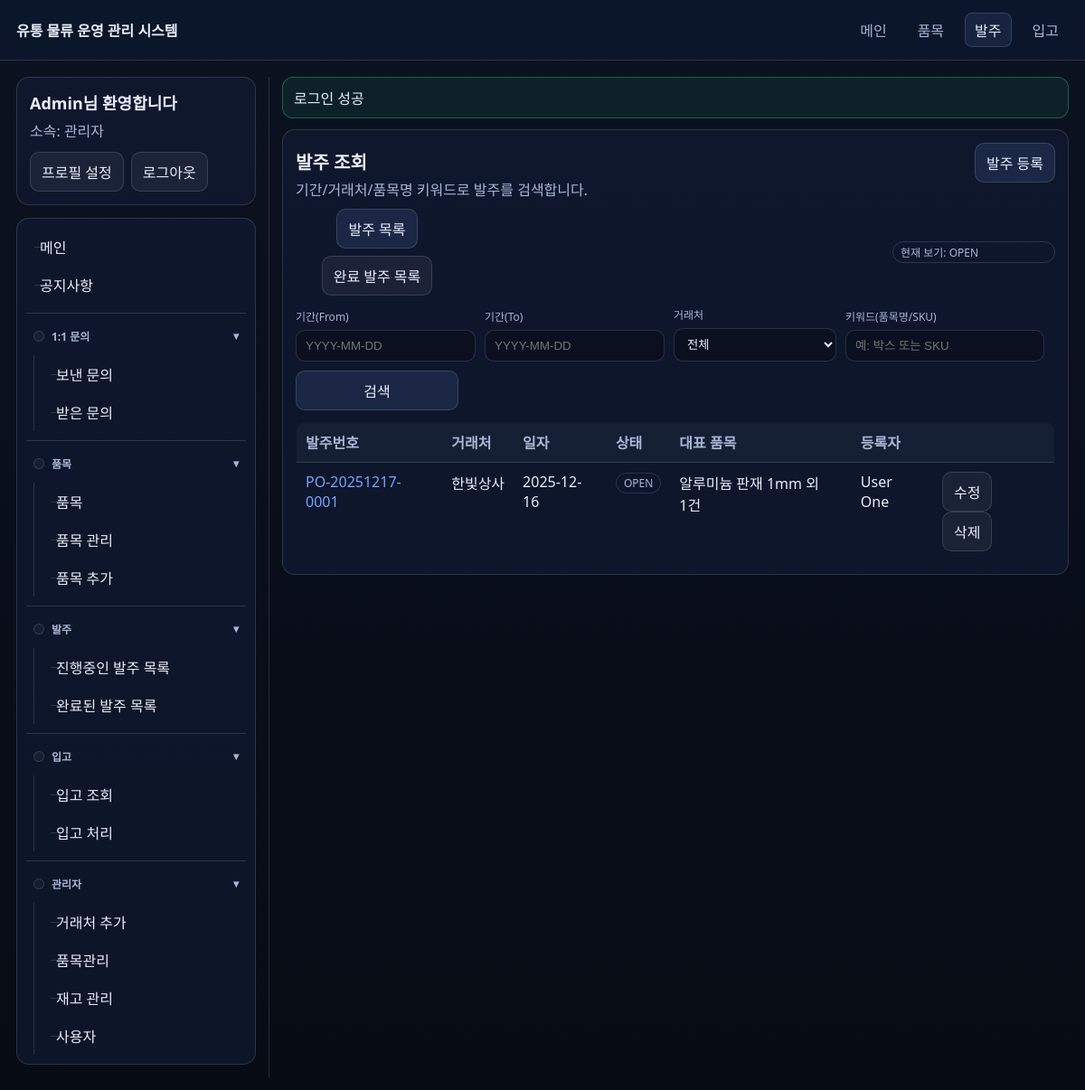
The app's page /po_list.php (signed in) with its own data.
### tables this page shows
CREATE TABLE purchase_orders (
  id BIGINT UNSIGNED NOT NULL AUTO_INCREMENT,
  po_no VARCHAR(30) NOT NULL,
  supplier_id BIGINT UNSIGNED NOT NULL,
  ordered_by BIGINT UNSIGNED NOT NULL,
  status ENUM('OPEN','RECEIVED','CANCELLED') NOT NULL DEFAULT 'OPEN',
  order_date DATE NOT NULL,
  notes TEXT NULL,
  created_at DATETIME NOT NULL DEFAULT CURRENT_TIMESTAMP,
  updated_at DATETIME NOT NULL DEFAULT CURRENT_TIMESTAMP ON UPDATE CURRENT_TIMESTAMP,
  PRIMARY KEY (id),
  UNIQUE KEY uq_po_no (po_no),
  KEY idx_po_supplier_date (supplier_id, order_date),
  KEY idx_po_ordered_by (ordered_by),
  CONSTRAINT fk_po_supplier FOREIGN KEY (supplier_id) REFERENCES suppliers(id)
    ON UPDATE CASCADE ON DELETE RESTRICT,
  CONSTRAINT fk_po_user FOREIGN KEY (ordered_by) REFERENCES users(id)
    ON UPDATE CASCADE ON DELETE RESTRICT
);

CREATE TABLE suppliers (
  id BIGINT UNSIGNED NOT NULL AUTO_INCREMENT,
  name VARCHAR(150) NOT NULL,
  contact_name VARCHAR(100) NULL,
  phone VARCHAR(50) NULL,
  email VARCHAR(190) NULL,
  notes TEXT NULL,
  created_at DATETIME NOT NULL DEFAULT CURRENT_TIMESTAMP,
  updated_at DATETIME NOT NULL DEFAULT CURRENT_TIMESTAMP ON UPDATE CURRENT_TIMESTAMP,
  PRIMARY KEY (id),
  UNIQUE KEY uq_suppliers_name (name)
);

CREATE TABLE users (
  id BIGINT UNSIGNED NOT NULL AUTO_INCREMENT,
  email VARCHAR(190) NOT NULL,
  password_hash VARCHAR(255) NOT NULL,
  name VARCHAR(100) NOT NULL,
  phone VARCHAR(50) NULL,
  role ENUM('admin','user') NOT NULL DEFAULT 'user',
  supplier_id BIGINT UNSIGNED NULL,
  created_at DATETIME NOT NULL DEFAULT CURRENT_TIMESTAMP,
  updated_at DATETIME NOT NULL DEFAULT CURRENT_TIMESTAMP ON UPDATE CURRENT_TIMESTAMP,
  PRIMARY KEY (id),
  UNIQUE KEY uq_users_email (email),
  KEY idx_users_supplier (supplier_id),
  CONSTRAINT fk_users_supplier FOREIGN KEY (supplier_id) REFERENCES suppliers(id)
    ON UPDATE CASCADE ON DELETE SET NULL
);

### includes/bootstrap.php (called while the page is built, shortened)
<?php
function e(?string $value): string {
  return htmlspecialchars((string)$value, ENT_QUOTES | ENT_SUBSTITUTE, 'UTF-8');
}
function url(string $path): string {
  $path = '/' . ltrim($path, '/');
  return $path;
}
spl_autoload_register(function ($class) {
  $base = __DIR__ . '/../classes/';
  $path = $base . str_replace('\\', '/', $class) . '.php';
});
require_once __DIR__ . '/auth.php';

### classes/PurchaseOrder.php (called while the page is built, shortened)
<?php
final class PurchaseOrder {
  public static function list(PDO $db, array $filters = []): array {
    $from = trim((string)($filters['from'] ?? ''));
    $to = trim((string)($filters['to'] ?? ''));
    $supplierId = (int)($filters['supplier_id'] ?? 0);
    $keyword = trim((string)($filters['keyword'] ?? ''));
    $status = trim((string)($filters['status'] ?? ''));
    $where = ['1=1'];
    $params = [];
    if ($status !== '') {
      $where[] = 'po.status = ?';
      $params[] = $status;
    }
    $sql = 'SELECT po.id, po.po_no, po.status, po.order_date, po.created_at,
             po.ordered_by AS ordered_by_id,
                   sp.name AS supplier_name,
                   u.name AS ordered_by_name,
                   (
                     SELECT r.id
                     FROM receipts r
                     WHERE r.purchase_order_id = po.id
                     ORDER BY r.id DESC
                     LIMIT 1
                   ) AS receipt_id,
                   (SELECT COUNT(*) FROM purchase_order_items poi WHERE poi.purchase_order_id = po.id) AS item_count,
                   (
                     SELECT it.name
                     FROM purchase_order_items poi
                     JOIN items it ON it.id = poi.item_id
                     WHERE poi.purchase_order_id = po.id
                     ORDER BY it.name ASC
                     LIMIT 1
                   ) AS first_item_name
            FROM purchase_orders po
            JOIN suppliers sp ON sp.id = po.supplier_id
            JOIN users u ON u.id = po.ordered_by
            WHERE ' . implode(' AND ', $where) .
            ' ORDER BY po.order_date DESC, po.id DESC
            LIMIT 200';
    $st = $db->prepare($sql);
    $st->execute($params);
    return $st->fetchAll();
  }
}

### includes/auth.php (called while the page is built, shortened)
<?php
function current_user(): ?array {
  return $_SESSION['user'] ?? null;
}
function is_admin(): bool {
  $u = current_user();
  return $u && ($u['role'] ?? '') === 'admin';
}

### po_list.php (the view, shortened to what this page needs)
<?php
require_once __DIR__ . '/includes/bootstrap.php';
require_once __DIR__ . '/includes/flatpickr_datepicker.php';
$db = db();
$from = trim((string)($_GET['from'] ?? ''));
$to = trim((string)($_GET['to'] ?? ''));
$supplierId = (int)($_GET['supplier_id'] ?? 0);
$keyword = trim((string)($_GET['keyword'] ?? ''));
$status = trim((string)($_GET['status'] ?? ''));
if ($status === '') {
  $status = 'OPEN';
}
$pos = PurchaseOrder::list($db, [
  'from' => $from,
  'to' => $to,
  'supplier_id' => $supplierId,
  'keyword' => $keyword,
  'status' => $status,
]);
require_once __DIR__ . '/includes/header.php';
?>
<div class="card">
  <div class="kpi">
    <div>
      <h1 class="h1" style="margin-bottom:4px">발주 조회</h1>
      <div class="muted">기간/거래처/품목명 키워드로 발주를 검색합니다.</div>
    </div>
    <div>
      <a class="btn" href="<?= e(url('/po_create.php')) ?>">발주 등록</a>
    </div>
  </div>
  <div class="form-row" style="align-items:center">
    <div class="field" style="display:flex;gap:8px;align-items:center">
      <a class="btn <?= $status === 'OPEN' ? '' : 'secondary' ?>" href="<?= e(url('/po_list.php?status=OPEN')) ?>">발주 목록</a>
      <a class="btn <?= $status === 'RECEIVED' ? '' : 'secondary' ?>" href="<?= e(url('/po_list.php?status=RECEIVED')) ?>">완료 발주 목록</a>
    </div>
    <div class="field">
      <span class="badge">현재 보기: <?= e($status) ?></span>
    </div>
  </div>
  <form method="get" action="<?= e(url('/po_list.php')) ?>" style="margin-top:12px">
    <div class="form-row">
      <div class="field">
        <div class="label">기간(From)</div>
        <input class="input js-date" type="text" name="from" value="<?= e($from) ?>" placeholder="YYYY-MM-DD" autocomplete="off" />
      </div>
      <div class="field">
        <div class="label">기간(To)</div>
        <input class="input js-date" type="text" name="to" value="<?= e($to) ?>" placeholder="YYYY-MM-DD" autocomplete="off" />
      </div>
      <?php if (is_admin()): ?>
        <div class="field">
          <div class="label">거래처</div>
          <select name="supplier_id">
            <option value="0">전체</option>
          </select>
        </div>
      <?php else: ?>
        <input type="hidden" name="supplier_id" value="<?= e((string)$supplierId) ?>" />
      <?php endif; ?>
      <div class="field" style="min-width:220px">
        <div class="label">키워드(품목명/SKU)</div>
        <input class="input" type="text" name="keyword" value="<?= e($keyword) ?>" placeholder="예: 박스 또는 SKU" />
      </div>
      <div class="field">
        <button class="btn" type="submit">검색</button>
      </div>
    </div>
  </form>
  <table class="table">
    <thead>
      <tr>
        <th>발주번호</th>
        <th>거래처</th>
        <th>일자</th>
        <th>상태</th>
        <th>대표 품목</th>
        <th>등록자</th>
        <th></th>
      </tr>
    </thead>
    <tbody>
    <?php if (!$pos): ?>
      <tr><td colspan="6" class="muted">검색 결과가 없습니다.</td></tr>
    <?php else: ?>
      <?php foreach ($pos as $po): ?>
        <?php
          $cnt = (int)$po['item_count'];
          $first = (string)($po['first_item_name'] ?? '');
          $summary = '-';
          if ($cnt > 0 && $first !== '') {
            $summary = $cnt > 1 ? ($first . ' 외 ' . ($cnt - 1) . '건') : $first;
          }
        ?>
        <tr>
          <td><a href="<?= e(url('/po_view.php?id=' . (int)$po['id'])) ?>"><?= e($po['po_no']) ?></a></td>
          <td><?= e($po['supplier_name']) ?></td>
          <td><?= e($po['order_date']) ?></td>
          <td><span class="badge"><?= e($po['status']) ?></span></td>
          <td><?= e($summary) ?></td>
          <td><?= e($po['ordered_by_name']) ?></td>
          <td>
            <?php
              $canEdit = false;
              if ((string)($po['status'] ?? '') === 'OPEN') {
                if (is_admin()) {
                  $canEdit = true;
                } else {
                  $canEdit = (int)($po['ordered_by_id'] ?? 0) === (int)current_user()['id'];
                }
              }
              $receiptId = (int)($po['receipt_id'] ?? 0);
            ?>
            <?php if ($canEdit): ?>
              <a class="btn secondary" href="<?= e(url('/po_edit.php?id=' . (int)$po['id'])) ?>">수정</a>
              <form method="post" action="<?= e(url('/po_list.php')) ?>" style="display:inline" onsubmit="return confirm('정말 이 발주를 삭제할까요? (되돌릴 수 없습니다)')">
                <button class="btn secondary" type="submit">삭제</button>
              </form>
            <?php elseif ((string)($po['status'] ?? '') === 'RECEIVED' && $receiptId > 0): ?>
              <a class="btn secondary" href="<?= e(url('/receipt_view.php?id=' . $receiptId)) ?>">입고 내역</a>
            <?php else: ?>
              <span class="muted">-</span>
            <?php endif; ?>
          </td>
        </tr>
      <?php endforeach; ?>
    <?php endif; ?>
    </tbody>
  </table>
</div>
<?php require_once __DIR__ . '/includes/footer.php'; ?>

### assets/app.css (style rules this page uses)
:root { --bg:#0b1220;--card:#101b33;--text:#e8eefc;--muted:#a9b6d6;--border:rgba(232,238,252,.14);--accent:#7aa2ff;--danger:#ff6b6b;--ok:#36d399; }
* { box-sizing:border-box }
body { margin:0;font-family:system-ui,-apple-system,Segoe UI,Roboto,Helvetica,Arial,sans-serif;background:linear-gradient(180deg,var(--bg),#070b14);color:var(--text) }
a { color:var(--accent);text-decoration:none }
.card { background:rgba(16,27,51,.70);border:1px solid var(--border);border-radius:14px;padding:14px }
.h1 { font-size:20px;margin:0 0 10px 0;word-break:keep-all;overflow-wrap:normal;white-space:nowrap }
.muted { color:var(--muted) }
.table { width:100%;border-collapse:collapse;overflow:hidden;border-radius:12px;border:1px solid var(--border);word-break:keep-all;overflow-wrap:normal }
.table th,.table td { padding:10px 10px;border-bottom:1px solid var(--border);text-align:left;vertical-align:top }
.table th { color:var(--muted);font-weight:600;background:rgba(232,238,252,.04);white-space:nowrap }
.badge { display:inline-block;padding:2px 8px;border-radius:999px;border:1px solid var(--border);font-size:12px;color:var(--muted) }
.form-row { display:flex;gap:10px;flex-wrap:wrap;align-items:end }
.field { display:flex;flex-direction:column;gap:6px;min-width:180px }
.label { font-size:12px;color:var(--muted);word-break:keep-all;overflow-wrap:normal;white-space:nowrap }
.input,select,textarea { width:100%;padding:9px 10px;border-radius:10px;border:1px solid var(--border);background:rgba(7,11,20,.45);color:var(--text) }
.btn { display:inline-block;padding:9px 12px;border-radius:10px;border:1px solid var(--border);background:rgba(122,162,255,.12);color:var(--text);cursor:pointer;font:inherit }
.btn.secondary { background:rgba(232,238,252,.06) }
.kpi { display:flex;gap:10px;align-items:baseline;justify-content:space-between }

### records on screen
purchase_orders: po_no "PO-20251217-0001", supplier.name "한빛상사", order_date "2025-12-16", status "OPEN", summary "알루미늄 판재 1mm 외 1건", ordered_by.name "User One"

### other values on screen
APP_NAME "유통 물류 운영 관리 시스템"
$me['name'] "Admin"
$flash['message'] "로그인 성공"
$status "OPEN"
